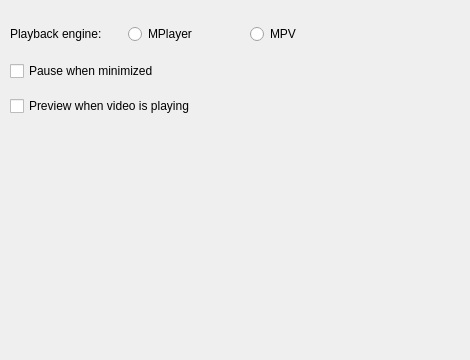
<?xml version="1.0" encoding="UTF-8"?>
<ui version="4.0">
 <class>PrefGeneral</class>
 <widget class="QWidget" name="PrefGeneral">
  <property name="geometry">
   <rect>
    <x>0</x>
    <y>0</y>
    <width>470</width>
    <height>360</height>
   </rect>
  </property>
  <property name="windowTitle">
   <string/>
  </property>
  <widget class="QCheckBox" name="pause_if_hidden_check">
   <property name="geometry">
    <rect>
     <x>10</x>
     <y>60</y>
     <width>448</width>
     <height>22</height>
    </rect>
   </property>
   <property name="text">
    <string>Pause when minimized</string>
   </property>
  </widget>
  <widget class="QRadioButton" name="mplayer_radioButton">
   <property name="geometry">
    <rect>
     <x>128</x>
     <y>23</y>
     <width>117</width>
     <height>22</height>
    </rect>
   </property>
   <property name="text">
    <string>MPlayer</string>
   </property>
  </widget>
  <widget class="QRadioButton" name="mpv_radioButton">
   <property name="geometry">
    <rect>
     <x>250</x>
     <y>23</y>
     <width>117</width>
     <height>22</height>
    </rect>
   </property>
   <property name="text">
    <string>MPV</string>
   </property>
  </widget>
  <widget class="QLabel" name="label">
   <property name="geometry">
    <rect>
     <x>10</x>
     <y>20</y>
     <width>121</width>
     <height>27</height>
    </rect>
   </property>
   <property name="text">
    <string>Playback engine:</string>
   </property>
   <property name="buddy">
    <cstring>cache_files_spin</cstring>
   </property>
  </widget>
  <widget class="QCheckBox" name="preview_if_play_check">
   <property name="geometry">
    <rect>
     <x>10</x>
     <y>95</y>
     <width>448</width>
     <height>22</height>
    </rect>
   </property>
   <property name="text">
    <string>Preview when video is playing</string>
   </property>
  </widget>
 </widget>
 <resources/>
 <connections/>
</ui>
